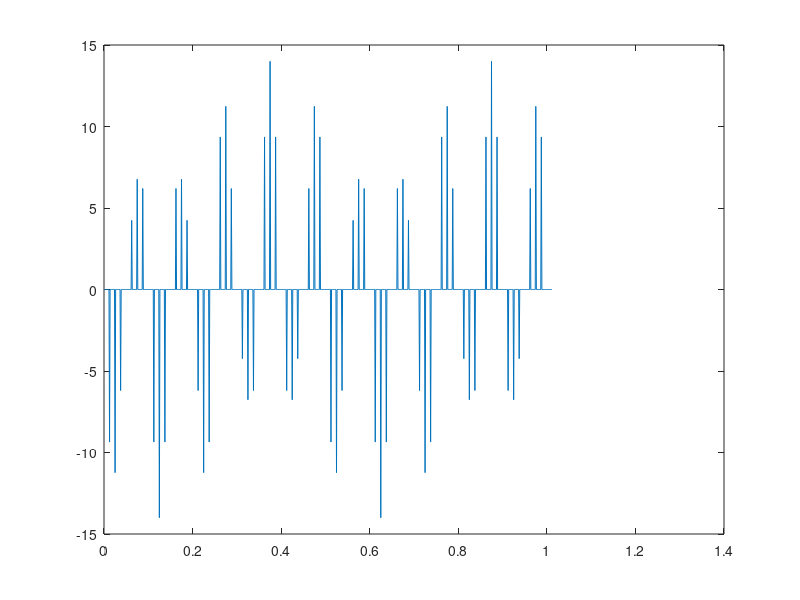
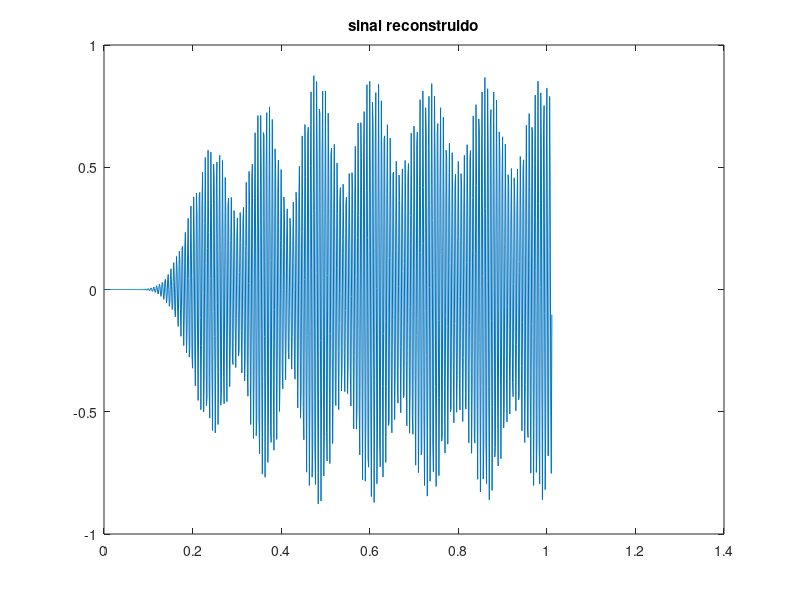
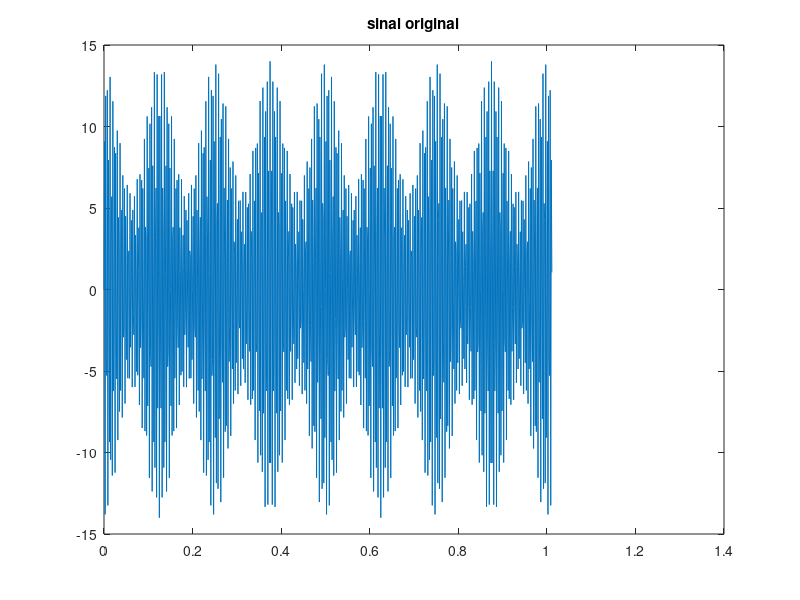

Recreate these plots in MATLAB, in order.
% Load signal processing package
pkg load signal
Fs = 80;	%Sampling Freq: 80Hz = Fmax/4
ts=0:1/Fs:1;
Fc=310; Fmod=8; % Carrier and modulation frequency
% sampled signal
xs=10*sin(2*pi*Fc*ts) + 2*sin(2*pi*(Fc-Fmod)*ts)+2*sin(2*pi*(Fc+Fmod)*ts); % 20% modulation index
plot(ts,xs)
title('sinal sub-amostrado')
M=10; 		% up-sampling factor
%”Up sampling”
xup=upsample(xs,M);
Fsup=Fs*M;
up=0:1/Fsup:1.1;
tup=up(1:length(xup));
plot(tup,xup)
Fmin=300; Fmax=320; 	% PBF filter limits
% IIR Digital Filter
[b,a]=butter(10,[Fmin/Fsup, Fmax/Fsup]);
% Filter signal xup
yfilt=filter(b,a,xup);
figure(2)
plot(tup,yfilt)
title('sinal reconstruido')
figure(3)
s=10*sin(2*pi*Fc*tup) + 2*sin(2*pi*(Fc-Fmod)*tup)+2*sin(2*pi*(Fc+Fmod)*tup);
plot(tup,s)
title('sinal original')
